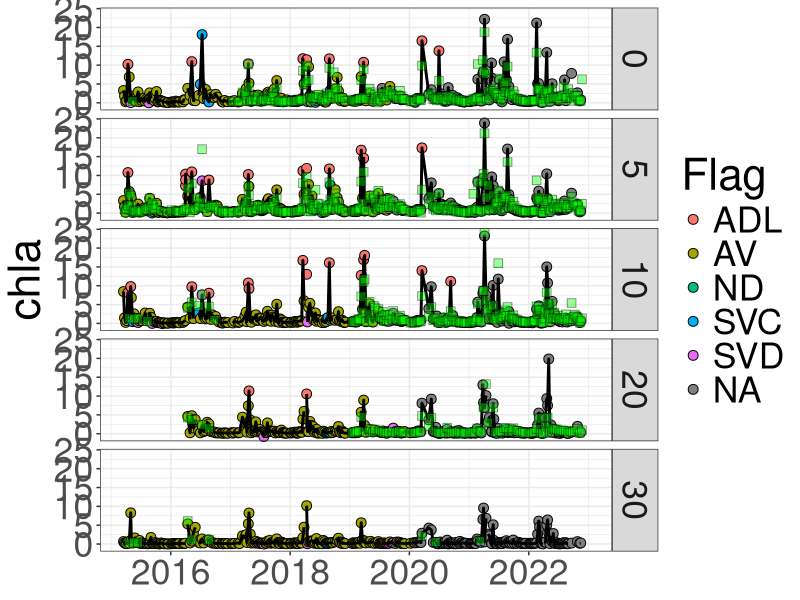
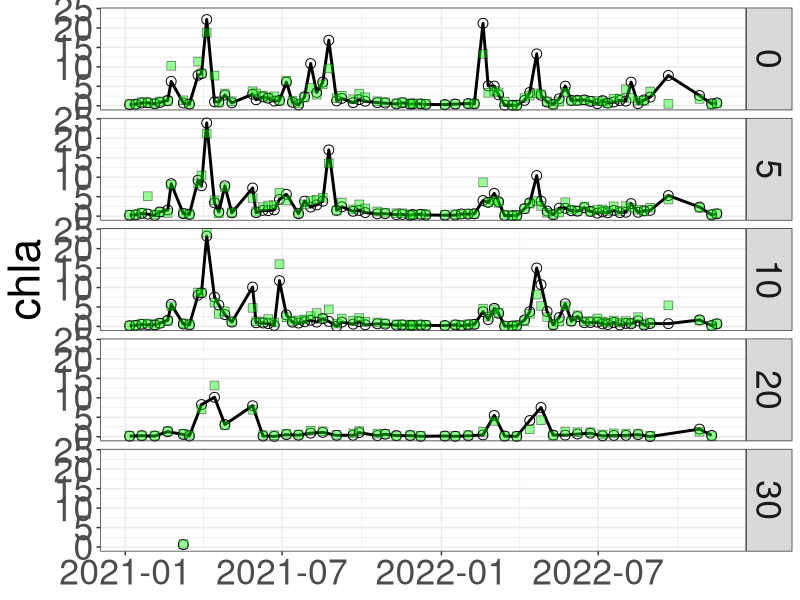
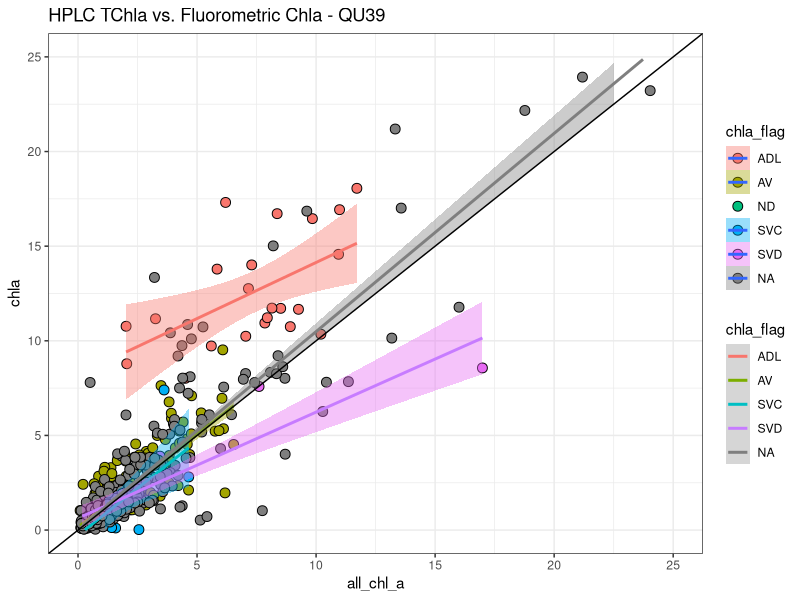
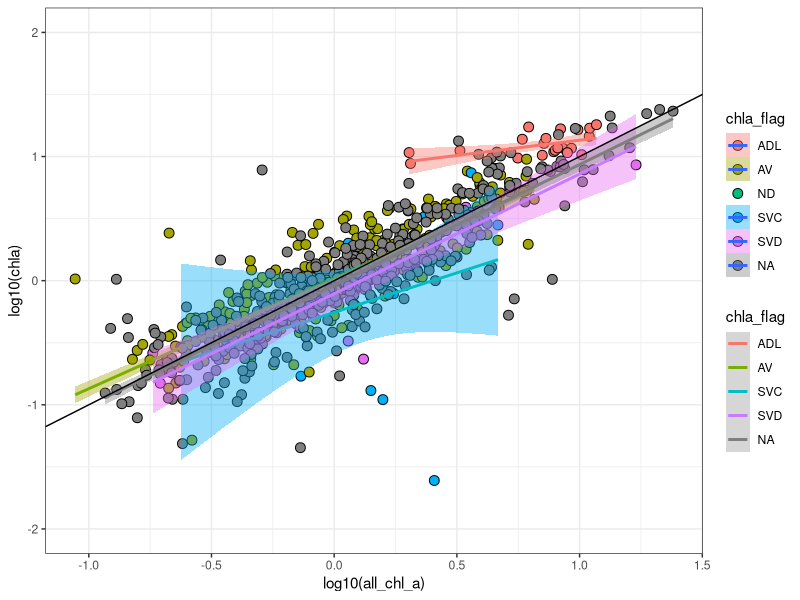
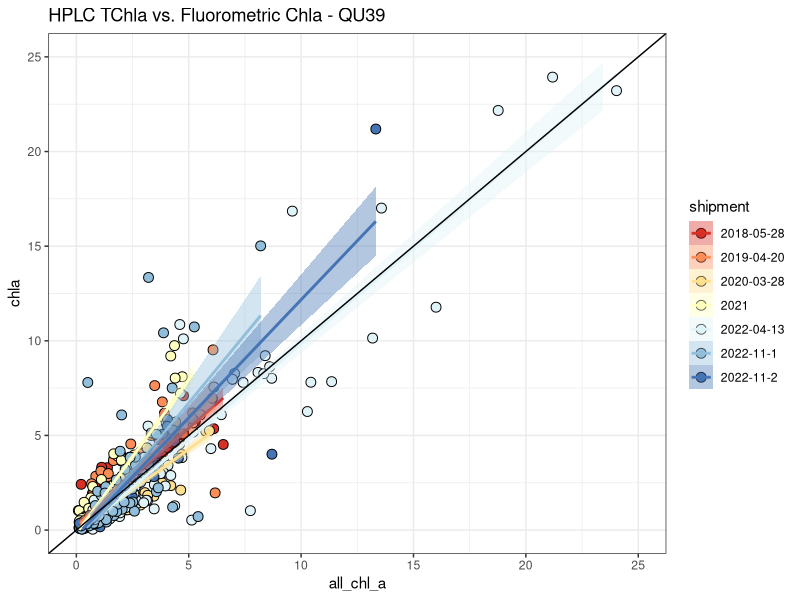
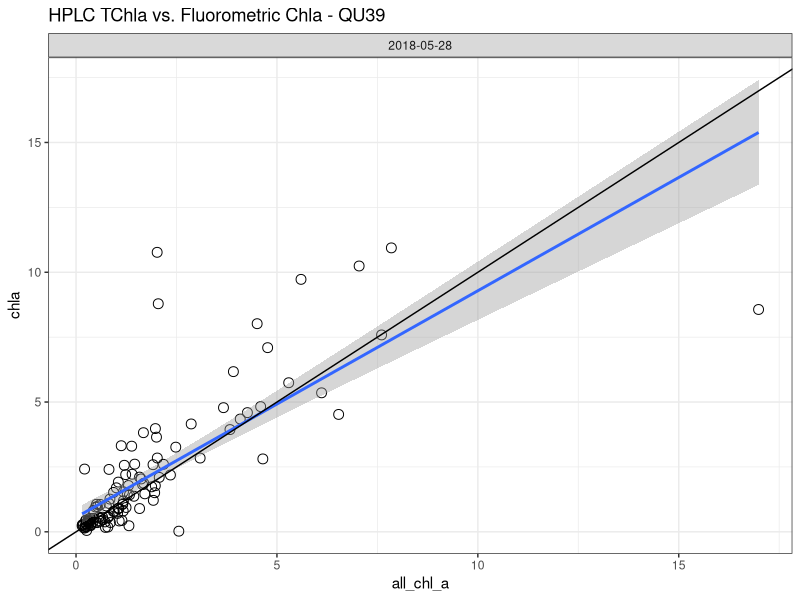
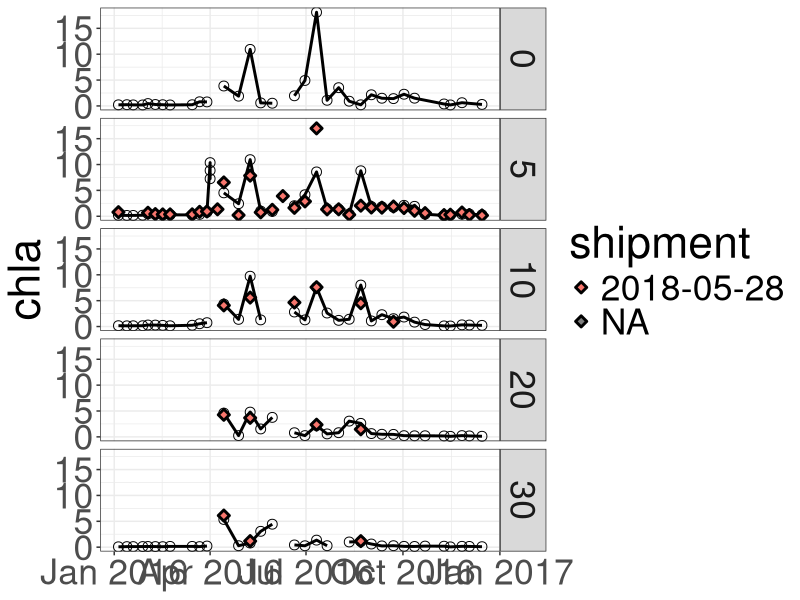
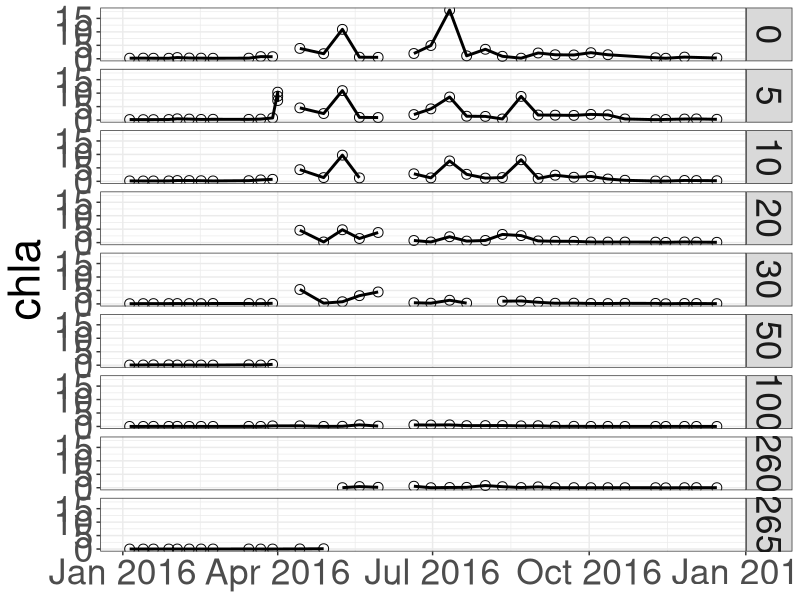

Write the R code that produced these figures, in order. (Note: this script raises an error after producing the figures.)
## ---- chunk 1
#Upload packages
library(tidyverse)
library(here)
library(patchwork)
library(readxl)
## ---- chunk 2
#Uploading Chlorophyll -  the date is the upload date from the portal
chl <- read_csv(here("files", "chl_2023-01-09.csv"))

#Upload HPLC data
hplc <- read_csv(here("files", "hplc_qu39_2023-01-04_2.csv"))

## ---- chunk 3
#Selecting relevant columns
chl <- chl %>% 
  select(date, site_id, survey, line_out_depth, collected, analyzed, hakai_id, 
         calibration:calibration_slope, filter_type, before_acid, after_acid,
         acid_flag, dilution_factor, chla, chla_flag, phaeo, phaeo_flag) 

#Adding month column
chl <- chl %>% 
  mutate(month = lubridate::month(date)) %>% 
  relocate(month, .after = date)
## ---- chunk 4
#Wrangling hplc dataset

#Selecting important columns and limiting to records with results
hplc <- hplc %>% 
  filter(!is.na(all_chl_a)) %>% 
  select(date, collected, id_hplc = hakai_id,
         analyzed_hplc = analyzed, line_out_depth, all_chl_a)
## ---- chunk 5
#Pulling out all samples that haven't been QC'd on the new module. 
# chl_qc <- chl %>% 
#   filter(!is.na(analyzed) &
#            (is.na(chla_flag) | chla_flag == "AV" | chla_flag == "ADL"))
## ---- chunk 6
#Investigating bulk data for errors

#Pulling out the bulk filters
chl_bulk <- chl %>% 
  filter(filter_type == "Bulk GF/F")

## ---- chunk 7
#Looking at bulk data - timeseries

#One sample sticks out - 5m directly before spring bloom in 2021 - new un-QC'd sample

chl_bulk %>%
  filter(line_out_depth < 50) %>% 
  ggplot(aes(x = date, y = chla)) +
  geom_point(aes(fill = chla_flag), pch = 21, size = 3.0) +
  geom_line(size = 1) +
  geom_point(data = hplc, aes(x = date, y = all_chl_a), pch = 22, fill = "green",
             alpha = 0.4, size = 3) +
  facet_grid(line_out_depth ~ .) +
  theme_bw() +
  labs(fill = "Flag") +
  theme(text = element_text(size = 32),
        axis.title.x = element_blank())
  
ggsave(here("figures_qc", "TEST.png"),
        width = 16, height = 12, dpi = 300)
## ---- chunk 8
#Joining HPLC with chlorophyll

chl_bulk2 <- chl_bulk %>% 
  full_join(hplc)

chl_bulk2 <- chl_bulk2 %>% 
  mutate(analyzed_hplc = lubridate::date(analyzed_hplc))

## ---- chunk 9
#Looking at bulk data - timeseries with only data that hasn't been flagged

#The 5m pre-2021 spring bloom sample may be HPLC issue - possible is the wrong sample?
#Looks like some HPLC was missing from an important period in 2021 - samples that didn't get sent?

chl_bulk2 %>%
  filter(!is.na(chla) & !is.na(all_chl_a)) %>% 
  filter(line_out_depth < 50 & is.na(chla_flag) & date > "2021-01-01") %>% 
  ggplot(aes(x = date)) +
  geom_point(aes(y = chla), pch = 21, size = 3.0) +
  geom_line(aes(y = chla), size = 1) +
  geom_point(aes(y = all_chl_a), pch = 22, fill = "green",
             alpha = 0.4, size = 3) +
  facet_grid(line_out_depth ~ .) +
  theme_bw() +
  labs(fill = "Flag") +
  theme(text = element_text(size = 32),
        axis.title.x = element_blank())
  

#Should add HPLC and fluorescence to this and print for viewing.
ggsave(here("figures_qc", "timeseries_qu39_bulk_no-flag_2023-01-04.png"),
        width = 16, height = 12, dpi = 300)
## ---- chunk 10
#Plotting hplc against bulk chl

#Plotting all data with ADL flags a separate group with a separate regression line
chl_bulk2 %>% 
  ggplot(aes(x = all_chl_a, y = chla, fill = chla_flag)) +
  geom_point(pch = 21, size = 3.0) +
  geom_smooth(aes(color = chla_flag), method = 'lm') +
  geom_abline(intercept = 0, slope = 1) +
  xlim(0,25) +
  ylim(0,25) +
  ggtitle("HPLC TChla vs. Fluorometric Chla - QU39") +
  theme_bw() +
  theme()

#Very odd trend as it would be expected that samples that weren't diluted would saturate the fluorometer and result in lower chla per HPLC TChla. Here the values are higher, although the trend line is <1, so higher values would go below 1:1 line and under-predict.

#The new HPLC to chla with the diluted samples has 1:1 slope. Never had this before.
## ---- chunk 11
#Same plot as above but in log10 scale
chl_bulk2 %>% 
  ggplot(aes(x = log10(all_chl_a), y = log10(chla), fill = chla_flag)) +
  geom_point(pch = 21, size = 3.0) +
  geom_smooth(aes(color = chla_flag), method = 'lm') +
  geom_abline(intercept = 0, slope = 1) +
  ylim(-2, 2) +
  theme_bw() +
  theme()

#Definitely some outlier samples here that could have issues
## ---- chunk 12
#Make a list of samples from the first and second shipment

ship_2_list <- c("QX9927", "QX9928", "QX9929", "QX9930", "QX9442", "QX9443",
                 "QX9444", "QX9445", "QX9447", "QX9448", "QX9449", "QX9450",
                 "QX9451", "QX9452", "QX9453", "QX9455", "QX9456", "QX9457",
                 "QX9458", "QX9459", "QX9460", "QX9461", "QX9463", "QX9464", 
                 "QX9465", "QX9466", "QX9467", "QX9468", "QX9469", "QX9471",
                 "QX9472", "QX9473", "QX9474", "QX9475", "QX9476", "QX9477",
                 "QX9479", "QX9480", "QX9481", "QX9482", "QX9483", "QX9484",
                 "QX9485", "QX9487", "QX9488", "QX9489", "QX9490", "QX9491",
                 "QX9492", "QX9493", "QX9932", "QX9933", "QX9934", "CX8411",
                 "CX8412", "QX9938", "QX9939", "QX9940", "QX9941")

chl_bulk3 <- chl_bulk2 %>% 
  mutate(shipment = case_when(analyzed_hplc == "2022-11-30" & 
                                id_hplc %in% ship_2_list ~ "2022-11-2",
                              analyzed_hplc == "2022-11-30" & 
                                !id_hplc %in% ship_2_list ~ "2022-11-1",
                              analyzed_hplc > "2021-01-01" & 
                              analyzed_hplc < "2021-12-31" ~ "2021",
                              !analyzed_hplc == "2022-11-30" ~ 
                                as.character(analyzed_hplc)))
## ---- chunk 13
chl_bulk3 %>% 
  filter(!is.na(chla) & !is.na(all_chl_a)) %>% 
  filter(line_out_depth < 50) %>% 
  filter(chla_flag == "AV" | is.na(chla_flag)) %>%
  ggplot(aes(x = all_chl_a, y = chla, fill = shipment)) +
  geom_point(pch = 21, size = 3.0) +
  geom_smooth(aes(color = shipment), method = 'lm') +
  geom_abline(intercept = 0, slope = 1) +
  scale_fill_brewer(palette = "RdYlBu") +
  scale_color_brewer(palette = "RdYlBu") +
  xlim(0,25) +
  ylim(0,25) +
  ggtitle("HPLC TChla vs. Fluorometric Chla - QU39") +
  theme_bw() +
  theme()
## ---- chunk 14
chl_bulk3 %>% 
  filter(line_out_depth < 50 & shipment == "2018-05-28") %>%
  ggplot(aes(x = all_chl_a, y = chla)) +
  geom_point(pch = 21, size = 3.0) +
  geom_smooth(method = 'lm') +
  geom_abline(intercept = 0, slope = 1) +
  facet_grid(. ~ shipment) +
  ggtitle("HPLC TChla vs. Fluorometric Chla - QU39") +
  theme_bw() +
  theme()
## ---- chunk 15
chl_bulk3 %>%
  filter(line_out_depth < 50) %>% 
  filter(date > "2016-01-01" & date < "2016-12-21") %>% 
  ggplot(aes(x = date)) +
  geom_point(aes(y = chla), pch = 21, size = 3.0) +
  geom_line(aes(y = chla), size = 1) +
  geom_point(aes(y = all_chl_a, fill = shipment), pch = 23, size = 2,
             color = "black", stroke = 1.5) +
  facet_grid(line_out_depth ~ .) +
  theme_bw() +
  theme(text = element_text(size = 32),
        axis.title.x = element_blank())

ggsave(here("figures_qc", "hplc_shipment_2018-timeseries.png"),
        width = 16, height = 12, dpi = 300)
## ---- chunk 16
chl %>%
  filter(date > "2016-01-01" & date < "2016-12-31" & filter_type == "Bulk GF/F") %>% 
  ggplot(aes(x = date)) +
  geom_point(aes(y = chla), pch = 21, size = 3.0) +
  geom_line(aes(y = chla), size = 1) +
  facet_grid(line_out_depth ~ .) +
  theme_bw() +
  theme(text = element_text(size = 32),
        axis.title.x = element_blank())
## ---- chunk 17
chl_bulk3 %>%
  filter(!is.na(chla) & !is.na(all_chl_a)) %>% 
  filter(line_out_depth < 50 & is.na(chla_flag) & date > "2021-01-01") %>% 
  ggplot(aes(x = date)) +
  geom_point(aes(y = chla), pch = 21, size = 3.0) +
  geom_line(aes(y = chla), size = 1) +
  geom_point(aes(y = all_chl_a, fill = shipment), pch = 22,
             alpha = 0.8, size = 3) +
  facet_grid(line_out_depth ~ .) +
  theme_bw() +
  labs(fill = "Flag") +
  theme(text = element_text(size = 32),
        axis.title.x = element_blank())

ggsave(here("figures_qc", "timeseries_qu39_bulk_no-flag_2023-01-05_shipment.png"),
        width = 16, height = 12, dpi = 300)
## ---- chunk 18
chl_bulk3 %>% 
  filter(!is.na(chla) & !is.na(all_chl_a)) %>% 
  filter(line_out_depth < 50 & is.na(chla_flag) & date > "2021-01-01") %>%
  ggplot(aes(x = all_chl_a, y = chla, fill = shipment)) +
  geom_point(pch = 21, size = 3.0) +
  geom_smooth(aes(fill = shipment), method = 'lm') +
  geom_abline(intercept = 0, slope = 1) +
  xlim(0,25) +
  ylim(0,25) +
  ggtitle("HPLC TChla vs. Fluorometric Chla - QU39") +
  theme_bw() +
  theme()
## ---- chunk 19

chl_bulk3 %>% 
  filter(!is.na(chla) & !is.na(all_chl_a)) %>% 
  filter(line_out_depth < 50 & is.na(chla_flag) & date > "2021-01-01") %>%
  ggplot(aes(x = all_chl_a, y = chla)) +
  geom_point(pch = 21, size = 3.0) +
  geom_smooth(method = 'lm') +
  geom_abline(intercept = 0, slope = 1) +
  facet_grid(. ~ shipment) +
  xlim(0,25) +
  ylim(0,25) +
  ggtitle("HPLC TChla vs. Fluorometric Chla - QU39") +
  theme_bw() +
  theme()

## ---- chunk 20
chl_bulk3 %>% 
  filter(!is.na(chla) & !is.na(all_chl_a)) %>% 
  filter(line_out_depth < 50) %>% 
  filter(chla_flag == "AV" | is.na(chla_flag)) %>%
  ggplot(aes(x = all_chl_a, y = chla, fill = shipment)) +
  geom_point(pch = 21, size = 3.0) +
  geom_smooth(aes(color = shipment), method = 'lm') +
  geom_abline(intercept = 0, slope = 1) +
  scale_fill_brewer(palette = "RdYlBu") +
  scale_color_brewer(palette = "RdYlBu") +
  xlim(0,25) +
  ylim(0,25) +
  ggtitle("HPLC TChla vs. Fluorometric Chla - QU39") +
  theme_bw() +
  theme()
## ---- chunk 21
chl_bulk3 %>% 
  filter(!is.na(chla) & !is.na(all_chl_a)) %>% 
  filter(analyzed_hplc > "2021-01-01" & date < "2022-01-01") %>% 
  filter(line_out_depth < 50) %>% 
  filter(chla_flag == "AV" | is.na(chla_flag)) %>%
  ggplot(aes(x = all_chl_a, y = chla)) +
  geom_point(pch = 21, size = 3.0) +
  geom_smooth(method = 'lm') +
  geom_abline(intercept = 0, slope = 1) +
  scale_fill_brewer(palette = "RdYlBu") +
  scale_color_brewer(palette = "RdYlBu") +
  ggtitle("HPLC TChla vs. Fluorometric Chla - QU39") +
  theme_bw() +
  theme()
## ---- chunk 22
hplc %>%
  filter(!is.na(all_chl_a)) %>% 
  filter(date > "2021-01-01") %>% 
  ggplot(aes(x = date)) +
  geom_point(aes(y = all_chl_a), pch = 21, size = 3.0) +
  geom_line(aes(y = all_chl_a), size = 1) +
  facet_grid(line_out_depth ~ .) +
  theme_bw() +
  theme(text = element_text(size = 32),
        axis.title.x = element_blank())

ggsave(here("figures_qc", "timeseries_qu39_bulk_no-flag_2023-01-05_only_hplc.png"),
        width = 16, height = 12, dpi = 300)
## ---- chunk 23
#Plotting regression of only data without a QC flag
chl_bulk %>% 
  filter(is.na(chla_flag)) %>% 
  ggplot(aes(x = all_chl_a, y = chla)) +
  geom_point(aes(fill = acid_ratio > 1.2), pch = 21, size = 3.0) +
  geom_smooth(method = 'lm', color = "red", fill = "red") +
  geom_abline(intercept = 0, slope = 1) +
  xlim(0,25) +
  ylim(0,25) +
  theme_bw() +
  theme()

#Of the data that hasn't been QC'd, there are a few concerning points of very low chla for high TChla - What is the sample that has around 8 for TChla and a 2 for Bulk? From 2021-04-14, 0m, but don't see it on the time-series

## ---- chunk 24
#Looking into the 2021-04-14 sample that has high TChla and low Chla. Can't see clearly on the longer timeseries because data so close together. Issue with TChla or Bulk? No acid ratio issue. 

#No QC notes and SF-Sum more comparable to Bulk than TChla. CTD is low, but could have been quenched due to high PAR.

#Likely an issue with the HPLC as we had problems with this batch. Need to troublshoot separately.

chl_bulk %>%
  filter(line_out_depth == 5 & is.na(chla_flag) & date > "2021-01-01" &
           date < "2022-01-01") %>% 
  ggplot(aes(x = date)) +
  geom_point(aes(y = chla), pch = 21, size = 3.0) +
  geom_line(aes(y = chla), size = 1) +
  geom_point(aes(y = all_chl_a), pch = 22, fill = "green",
             alpha = 0.4, size = 3) +
  facet_grid(line_out_depth ~ .) +
  theme_bw() +
  labs(fill = "Flag") +
  theme(text = element_text(size = 32),
        axis.title.x = element_blank())
## ---- chunk 25

#Same plot as above but in log10 scale
chl_bulk %>% 
  filter(is.na(chla_flag)) %>% 
  ggplot(aes(x = log10(all_chl_a), y = log10(chla))) +
  geom_point(aes(fill = acid_ratio > 1.2), pch = 21, size = 3.0) +
  geom_smooth(method = 'lm', color = "red", fill = "red") +
  geom_abline(intercept = 0, slope = 1) +
  ylim(-2, 2) +
  theme_bw() +
  theme()

#Some low concentration samples that have low acid ratios and much lower chla when compared to TChla.
## ---- chunk 26
#I want to isolate these two samples with low ARs -  these are only samples that have corresponding HPLC
check_bulk_ar_2 <- chl_bulk %>% 
  filter(is.na(chla_flag) & !is.na(all_chl_a) & acid_ratio < 1.2 &
           line_out_depth < 50)

#QCHL13547 - SVD
#QCHL12693 - Probably OK -  not sure about whether SVC needed.

## ---- chunk 27
#Setting up sheet so I can plot relationships by analysis day
chl_bulk <- chl_bulk %>% 
  mutate(analyzed_date = lubridate::date(analyzed)) %>% 
  relocate(analyzed_date, .after = analyzed)
## ---- chunk 28
#Plotting bulk chlorophyll versus HPLC TChla by analysis day - only works for 2021 data 
chl_bulk %>% 
  filter(is.na(chla_flag)) %>% 
  ggplot(aes(x = all_chl_a, y = chla)) +
  geom_point(aes(fill = acid_ratio > 1.2), pch = 21, size = 3.0) +
  geom_smooth(method = 'lm', color = "red", fill = "red") +
  geom_abline(intercept = 0, slope = 1) +
  facet_wrap(~ as.factor(analyzed_date), scales = "free" ) +
  # xlim(0,25) +
  # ylim(0,25) +
  theme_bw() +
  theme()

ggsave(here("figures_qc", "analysis_day_chl_hplc_comparison.png"),
        width = 16, height = 12, dpi = 300)

#This is somewhat enlightening as it makes it easier to pinpoint samples that don't match well. For instance, 2021-05-15.

#What sample was this?

test <- chl_bulk %>% 
  filter(analyzed_date == "2021-05-15")

#Weird - from 2021-01-27 where HPLC is almost 5 ug/L??? Is the 5m outlier in the timeseries plot.
#Need to check into this HPLC. QCHL12177 is the chlorophyll sample
#No indication from SF-Sum or CTD that there was some sort of early bloom.

## ---- chunk 29
#Looking at samples that were collected in the surface waters and have low acid ratios. Not dependent on having an HPLc match as was above.
check_bulk_ar <- chl_bulk %>% 
  filter(is.na(chla_flag) & acid_ratio < 1.2 & line_out_depth < 50)

#Quite a few samples from 20 and 30m that do not have HPLC match and not captured by earlier plots/test. First line of defense should probably be SF-Sum comparisons. 


## ---- chunk 30
#Investigating size-fractionated data for errors.

#Calculating the number of filters for each size-fraction set
chl_sf <- chl_qc %>% 
  filter(!filter_type == "Bulk GF/F") %>%
  filter(!is.na(chla)) %>% 
  group_by(collected, line_out_depth) %>% 
  mutate(filt_num = n()) %>% 
  ungroup()

#Looking for size fraction sets that have less than 3 filters - 119 observations - I'd imagine a lot of SVC and SVD flags for single filter.
check_sf_low <- chl_sf %>% 
  filter(filt_num < 3)

#Looking at size fraction sets that have more than 3 filters. Some are just replicated hakai IDS, but quite a few from zoopsprint - I wonder if one of the GF/Fs is meant to be bulk.
check_sf_high <- chl_sf %>% 
  filter(filt_num > 3)

#Subsetting where there are 3 size-fractionated filters. 
chl_sf <- chl_sf %>% 
  filter(filt_num == 3)

#Querying replicated filter types within a set - two examples where there are two duplicated filters within a 3 filter set. Only one is not QC'd - check metadata note.
check_sf_dup <- chl_sf %>% 
  group_by(collected, line_out_depth, filter_type) %>% 
  mutate(filt_unique = n()) %>% 
  ungroup() %>% 
  filter(filt_unique > 1)  
 

chl_sf <- chl_sf %>% 
  group_by(collected, line_out_depth, filter_type) %>% 
  mutate(filt_unique = n()) %>% 
  ungroup() %>% 
  filter(filt_unique == 1)
  
## ---- chunk 31
#Calculating the size-fractionated sum for comparison with the bulk
chl_sf_sum <- chl_sf %>% 
  filter(chla_flag == "AV" | chla_flag == "ADL" | is.na(chla_flag)) %>% 
  group_by(collected, line_out_depth) %>% 
  mutate(sf_sum = sum(chla)) %>% 
  ungroup() %>% 
  distinct(collected, line_out_depth, sf_sum, .keep_all = TRUE) %>% 
  select(collected, line_out_depth, sf_sum)

#Merging with the size-fractionated data for comparison.
chl_comp <- chl_bulk %>%
  select(date, collected, analyzed_date, line_out_depth, bulk_chla = chla,
         bulk_flag = chla_flag, all_chl_a) %>% 
  filter(line_out_depth < 99) %>% 
  left_join(chl_sf_sum)

#Looking why there are NAs in join. All from where SF did not have 3 filters in set.
check_comp_na <- chl_comp %>% 
  filter(is.na(bulk_chla) | is.na(sf_sum))

## ---- chunk 32
#Plotting sf_sum against bulk chl - Something is up with my join.
chl_comp %>% 
  ggplot(aes(x = bulk_chla, y = sf_sum, fill = bulk_flag)) +
  geom_point(pch = 21, size = 3.0) +
  geom_smooth(aes(color = bulk_flag), method = 'lm') +
  geom_abline(intercept = 0, slope = 1) +
  xlim(0, 30) +
  ylim(0, 30) +
  theme_bw() +
  theme()

#To me this looks pretty darn good - the samples with ADL may have a trend to higher size fractionated sum at higher concentrations.

#Now looks like there a couple of samples with low SF-Sum

## ---- chunk 33
chl_comp %>% 
  ggplot(aes(x = log10(bulk_chla), y = log10(sf_sum), fill = bulk_flag)) +
  geom_point(pch = 21, size = 3.0) +
  geom_smooth(aes(color = bulk_flag), method = 'lm') +
  geom_abline(intercept = 0, slope = 1) +
  # xlim(0, 30) +
  # ylim(0, 30) +
  theme_bw() +
  theme()
## ---- chunk 34
chl_comp %>% 
  ggplot(aes(x = all_chl_a, y = sf_sum, fill = bulk_flag)) +
  geom_point(pch = 21, size = 3.0) +
  geom_smooth(method = 'lm') +
  geom_abline(intercept = 0, slope = 1) +
  xlim(0,30) +
  ylim(0,30) +
  theme_bw() +
  theme()
## ---- chunk 35
#Looking at SF-Sum versus other metrics
chl_comp %>%
  filter(line_out_depth < 50 & is.na(bulk_flag) & date > "2019-01-01") %>% 
  ggplot(aes(x = date)) +
  geom_point(aes(y = bulk_chla), pch = 21, size = 3.0) +
  geom_line(aes(y = bulk_chla), size = 1) +
  geom_point(aes(y = sf_sum), pch = 21, size = 3.0, color = "red") +
  geom_line(aes(y = sf_sum), size = 1, color = "red") +
  geom_point(aes(y = all_chl_a), pch = 22, fill = "green",
             alpha = 0.4, size = 3) +
  facet_grid(line_out_depth ~ ., scales = "free_y") +
  theme_bw() +
  labs(fill = "Flag") +
  theme(text = element_text(size = 32),
        axis.title.x = element_blank())
  
ggsave(here("figures_qc", "timeseries_qu39_bulk-SF_no-flag.png"),
        width = 16, height = 12, dpi = 300)

#Some clear discrepencies here.

#0m
#one point where much lower mid 2021
#One point where much lower second bloom 2022

#5m
#One point much lower SB 2022

#10m
#One point much lower second bloom 2022

## ---- chunk 36

chl_comp %>% 
  filter(is.na(bulk_flag)) %>% 
  ggplot(aes(x = bulk_chla, y = sf_sum)) +
  geom_point(pch = 21, size = 3.0) +
  geom_smooth(method = 'lm', color = "red", fill = "red") +
  geom_abline(intercept = 0, slope = 1) +
  facet_wrap(~ (as.factor(analyzed_date)), scales = "free" ) +
  theme_bw() +
  theme()

ggsave(here("figures_qc", "test2.png"),
        width = 16, height = 12, dpi = 300)



sf_check <- chl_comp %>% 
  filter(analyzed_date == "2022-09-04")

#QCHL14258 - 2022-04-21, 0m. Nothing noticeably wrong with sample and no metadata notes. Just quite a bit lower than bulk. What is correct?

#QCHL14266 - 2022-04-01, 10m. Nothing noticeably wrong with the sample and no metadata notes. Just quite a bit lower than Bulk. Which measure is correct? No HPLC yet. Check CTD about 7ug/L, which is closer to the SF-Sum.
## ---- chunk 37
#Looking at specific samples that were left in TULA freezer for extended period
chl_bulk %>% 
  filter(date == "2021-05-18") %>% 
  ggplot(aes(x = all_chl_a, y = chla)) +
  geom_point(aes(fill = acid_ratio > 1.2), pch = 21, size = 3.0) +
  geom_smooth(method = 'lm', color = "red", fill = "red") +
  geom_abline(intercept = 0, slope = 1) +
  # xlim(0, 1) +
  # ylim(0, 1) +
  theme_bw() +
  theme()

test <- chl_bulk %>% 
  filter(date == "2021-05-18") 


#Looking at specific samples that were left in TULA freezer for extended period
chl_comp %>% 
  filter(date == "2020-08-04") %>% 
  ggplot(aes(x = bulk_chla, y = sf_sum)) +
  geom_point(pch = 21, size = 3.0) +
  geom_smooth(method = 'lm', color = "red", fill = "red") +
  geom_abline(intercept = 0, slope = 1) +
  # xlim(0, 5) +
  # ylim(0, 5) +
  theme_bw() +
  theme()
## ---- chunk 38
#Let's plot the entire SF timeseries
#Order phytoplankton groups roughly from smallest to largest - create order list

order_sf <- c("GF/F", "3um", "20um")

#Chemtax - Specify order of phyto groups for figures
chl_sf <- arrange(mutate(chl_sf, filter_type = factor(filter_type,
                                              levels = order_sf)))


chl_sf %>%
  filter(line_out_depth == 0) %>% 
  ggplot(aes(x = date, y = chla, fill = filter_type)) + 
  geom_area(color = "black") +
  scale_fill_brewer(palette = "Set1", labels = c(expression(Pico[CHL]),
                                                   expression(Nano[CHL]),
                                                   expression(Micro[CHL]))) +
  facet_grid(line_out_depth ~ ., scales = "free_y") +
  theme_bw()

ggsave(here("figures_qc", "SF_test.png"),
        width = 16, height = 6, dpi = 300)


#Some issues with plotting need to be investigated.
## ---- chunk 39
#Pulling out all samples that haven't been QC'd on the new module. 
chl_qc2 <- chl %>% 
  filter(!is.na(analyzed) &
           (is.na(chla_flag) | chla_flag == "AV" | chla_flag == "ADL"))

#Pulling out all QC'd data
chl_av <- chl %>% 
  filter(chla_flag == "AV")

## ---- chunk 40
#Investigating size-fractionated data for errors.

#Calculating the number of filters for each size-fraction set
chl_sf2 <- chl %>% 
  filter(!is.na(analyzed) &
           (is.na(chla_flag) | chla_flag == "AV" | chla_flag == "ADL" |
              chla_flag == "SVC")) %>% 
  filter(!filter_type == "Bulk GF/F") %>%
  filter(!is.na(chla)) %>% 
  group_by(collected, line_out_depth) %>% 
  mutate(filt_num = n()) %>% 
  ungroup()


#Subsetting where there are 3 size-fractionated filters. 
chl_sf2 <- chl_sf2 %>% 
  filter(filt_num == 3)
 

chl_sf2 <- chl_sf2 %>% 
  group_by(collected, line_out_depth, filter_type) %>% 
  mutate(filt_unique = n()) %>% 
  ungroup() %>% 
  filter(filt_unique == 1)
  
## ---- chunk 41
chl_sf2 <- arrange(mutate(chl_sf2, filter_type = factor(filter_type,
                                              levels = order_sf)))
## ---- chunk 42
chl_sf2 %>%
  filter(line_out_depth < 50 & !survey == "ZOOPSPRINT") %>% 
  group_by(date, line_out_depth, filter_type) %>% 
  summarise(chla_avg = mean(chla)) %>% 
  ungroup() %>% 
  ggplot(aes(x = date, y = chla_avg, fill = filter_type)) + 
  geom_area(color = "black") +
  scale_fill_brewer(palette = "Set1",
                    labels = c(expression(Pico[CHL]),
                               expression(Nano[CHL]),
                               expression(Micro[CHL])),
                    name = "") +
  facet_grid(line_out_depth ~ ., scales = "free_y") +
  labs(y = "Chla (ug/L)") +
  theme_bw()+
  theme(text = element_text(size = 25),
        axis.title.x = element_blank(),
        # axis.text.x = element_blank(),
        axis.text = element_text(colour = "black"),
        legend.position = "top",
        legend.direction = "horizontal",
        legend.title = element_blank(),
        strip.background = element_blank()) 

ggsave(here("figures_qc", "SF_timeseries-depth.png"),
        width = 16, height = 10, dpi = 300)
## ---- chunk 43
chl_sf2 %>%
  filter(line_out_depth == 5 & !survey == "ZOOPSPRINT") %>% 
  group_by(date, line_out_depth, filter_type) %>% 
  summarise(chla_avg = mean(chla)) %>% 
  ungroup() %>% 
  ggplot(aes(x = date, y = chla_avg, fill = filter_type)) + 
  geom_area(color = "black") +
  scale_fill_brewer(palette = "Set1",
                    labels = c(expression(Pico[CHL]),
                               expression(Nano[CHL]),
                               expression(Micro[CHL])),
                    name = "") +
  facet_grid(line_out_depth ~ ., scales = "free_y") +
  labs(y = "Chla (ug/L)") +
  theme_bw()+
  theme(text = element_text(size = 25),
        axis.title.x = element_blank(),
        # axis.text.x = element_blank(),
        axis.text = element_text(colour = "black"),
        legend.position = "top",
        legend.direction = "horizontal",
        legend.title = element_blank(),
        strip.background = element_blank()) 

ggsave(here("figures_qc", "SF_timeseries-depth-5.png"),
        width = 16, height = 5, dpi = 300)


